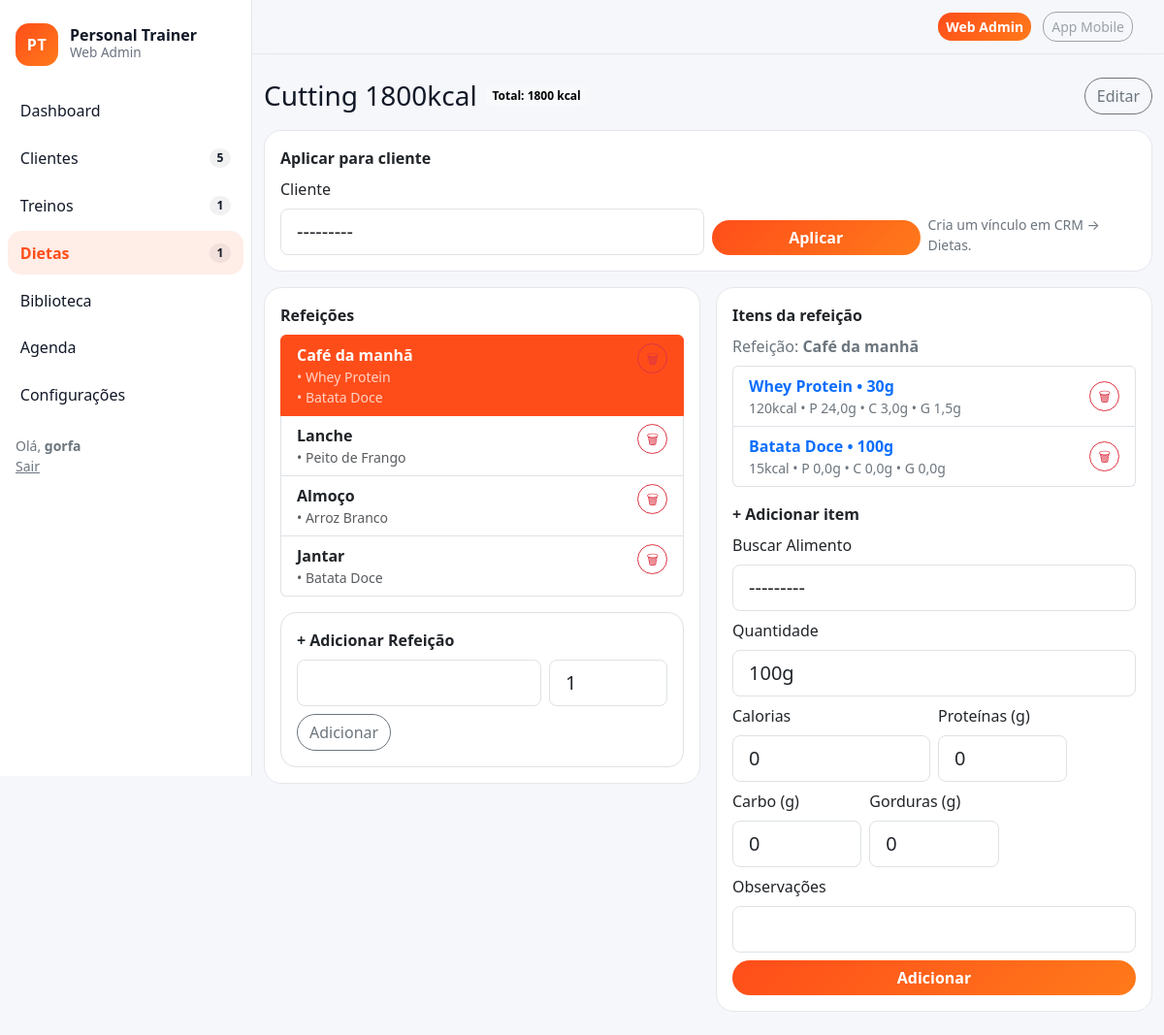
The page /dietas/1/ (signed in) on the database its author committed.
### diets/models.py (models this page shows, shortened)
class DietPlan(models.Model):
    name = models.CharField(max_length=120)
    total_kcal = models.PositiveIntegerField(default=0)
    is_active = models.BooleanField(default=True)

class Meal(models.Model):
    plan = models.ForeignKey(DietPlan, on_delete=models.CASCADE, related_name="meals")
    name = models.CharField(max_length=80)  # Café da manhã, Almoço, etc.
    order = models.PositiveIntegerField(default=1)
    class Meta:
        ordering = ["order"]

class MealItem(models.Model):
    meal = models.ForeignKey(Meal, on_delete=models.CASCADE, related_name="items")
    food = models.ForeignKey(Food, on_delete=models.PROTECT)
    quantity_label = models.CharField(max_length=40, default="100g")
    kcal = models.PositiveIntegerField(default=0)
    protein_g = models.DecimalField(max_digits=5, decimal_places=1, default=0)
    carbs_g = models.DecimalField(max_digits=5, decimal_places=1, default=0)
    fats_g = models.DecimalField(max_digits=5, decimal_places=1, default=0)
    notes = models.CharField(max_length=240, blank=True)

### library/models.py (models this page shows)
class Food(models.Model):
    name = models.CharField(max_length=160)
    portion_label = models.CharField(max_length=40, default="100g")
    kcal = models.PositiveIntegerField(default=0)
    protein_g = models.DecimalField(max_digits=5, decimal_places=1, default=0)
    carbs_g = models.DecimalField(max_digits=5, decimal_places=1, default=0)
    fats_g = models.DecimalField(max_digits=5, decimal_places=1, default=0)
    def __str__(self) -> str:
        return f"{self.name} ({self.portion_label})"

### diets/views.py (the view)
# urls.py: path("<int:pk>/", views.DietPlanDetailView.as_view(), name="diet_detail"),
class DietPlanDetailView(LoginRequiredMixin, DetailView):
    model = DietPlan
    template_name = "diets/diet_detail.html"
    context_object_name = "plan"
    def get_context_data(self, **kwargs):
        ctx = super().get_context_data(**kwargs)
        meals = self.object.meals.prefetch_related("items__food").all()
        ctx["meals"] = meals
        meal_id = self.request.GET.get("meal")
        ctx["selected_meal"] = None
        if meal_id:
            ctx["selected_meal"] = get_object_or_404(Meal, pk=meal_id, plan=self.object)
        elif meals:
            ctx["selected_meal"] = meals[0]
        ctx["selected_item"] = None
        item_id = self.request.GET.get("item")
        if item_id and ctx["selected_meal"]:
            ctx["selected_item"] = get_object_or_404(MealItem, pk=item_id, meal=ctx["selected_meal"])
        ctx["meal_form"] = MealForm()
        ctx["item_form"] = MealItemForm(instance=ctx["selected_item"]) if ctx["selected_item"] else MealItemForm()
        ctx["apply_form"] = ApplyDietToClientForm()
        ctx["clients"] = Client.objects.order_by("full_name")
        return ctx

### diets/forms.py
class MealForm(forms.ModelForm):
    class Meta:
        model = Meal
        fields = ["name","order"]

class MealItemForm(forms.ModelForm):
    class Meta:
        model = MealItem
        fields = ["food","quantity_label","kcal","protein_g","carbs_g","fats_g","notes"]

### core/context_processors.py (called while the page is built)
def nav_counts(request):
    try:
        return {
            "nav_clients_count": Client.objects.filter(status=Client.Status.ACTIVE).count(),
            "nav_workouts_today": WorkoutPlan.objects.filter(is_active=True).count(),
            "nav_diets_active": DietPlan.objects.filter(is_active=True).count(),
            "nav_alerts_count": Alert.objects.filter(is_open=True).count(),
        }
    except Exception:
        return {"nav_clients_count": 0, "nav_workouts_today": 0, "nav_diets_active": 0, "nav_alerts_count": 0}

### crm/models.py (called while the page is built)
    def __str__(self) -> str:
        return self.full_name

### diets/templates/diets/diet_detail.html (shortened to what this page needs)
{% extends "base.html" %}
{% block content %}
<div class="d-flex align-items-center justify-content-between mb-3">
  <div class="d-flex align-items-center gap-2">
    <h1 class="h3 mb-0">{{ plan.name }}</h1>
    <span class="badge text-bg-light">Total: {{ plan.total_kcal }} kcal</span>
  </div>
  <div class="d-flex gap-2">
    <a class="btn btn-outline-secondary btn-pill" href="{% url 'diets:diet_update' plan.pk %}">Editar</a>
  </div>
</div>
<div class="card mb-3">
  <div class="card-body">
    <div class="fw-bold mb-2">Aplicar para cliente</div>
    <form method="post" action="{% url 'diets:apply_to_client' plan.pk %}" class="row g-2 align-items-end">
      <div class="col-12 col-md-6">
        <label class="form-label">Cliente</label>
        {{ apply_form.client }}
      </div>
      <div class="col-12 col-md-3">
        <button class="btn btn-brand btn-pill w-100" type="submit">Aplicar</button>
      </div>
      <div class="col-12 col-md-3 text-secondary small">Cria um vínculo em CRM → Dietas.</div>
    </form>
  </div>
</div>
<div class="row g-3">
  <div class="col-12 col-lg-6">
    <div class="card">
      <div class="card-body">
        <div class="fw-bold mb-2">Refeições</div>
        <div class="list-group mb-3">
          {% for m in meals %}
            <div class="list-group-item d-flex align-items-start justify-content-between gap-2 {% if selected_meal and m.pk == selected_meal.pk %}active{% endif %}">
              <a class="text-decoration-none flex-grow-1 {% if selected_meal and m.pk == selected_meal.pk %}text-white{% else %}text-dark{% endif %}"
                 href="{% url 'diets:diet_detail' plan.pk %}?meal={{ m.pk }}">
                <div class="fw-bold">{{ m.name }}</div>
                <div class="small opacity-75">
                  {% for it in m.items.all %}
                    • {{ it.food.name }}{% if not forloop.last %}<br>{% endif %}
                  {% empty %}
                    <span class="text-secondary">Sem itens</span>
                  {% endfor %}
                </div>
              </a>
              <form method="post" action="{% url 'diets:meal_delete' plan.pk m.pk %}" onsubmit="return confirm('Remover esta refeição?');">
                <button class="btn btn-outline-danger btn-sm btn-pill" type="submit">🗑</button>
              </form>
            </div>
          {% empty %}
            <div class="text-secondary">Nenhuma refeição cadastrada.</div>
          {% endfor %}
        </div>
        <form method="post" action="{% url 'diets:add_meal' plan.pk %}" class="border rounded-4 p-3">
          <div class="fw-bold mb-2">+ Adicionar Refeição</div>
          <div class="row g-2">
            <div class="col-8">
              {{ meal_form.name }}
            </div>
            <div class="col-4">
              {{ meal_form.order }}
            </div>
            <div class="col-12">
              <button class="btn btn-outline-secondary btn-pill" type="submit">Adicionar</button>
            </div>
          </div>
        </form>
      </div>
    </div>
  </div>
  <div class="col-12 col-lg-6">
    <div class="card">
      <div class="card-body">
        <div class="fw-bold mb-2">Itens da refeição</div>
        {% if selected_meal %}
          <div class="text-secondary mb-2">Refeição: <strong>{{ selected_meal.name }}</strong></div>
          <div class="list-group mb-3">
            {% for it in selected_meal.items.all %}
              <div class="list-group-item d-flex align-items-center justify-content-between gap-2">
                <a class="text-decoration-none flex-grow-1" href="{% url 'diets:diet_detail' plan.pk %}?meal={{ selected_meal.pk }}&item={{ it.pk }}">
                  <div class="fw-bold">{{ it.food.name }} • {{ it.quantity_label }}</div>
                  <div class="text-secondary small">{{ it.kcal }}kcal • P {{ it.protein_g }}g • C {{ it.carbs_g }}g • G {{ it.fats_g }}g</div>
                </a>
                <form method="post" action="{% url 'diets:item_delete' plan.pk it.pk %}" onsubmit="return confirm('Remover este item?');">
                  <button class="btn btn-outline-danger btn-sm btn-pill" type="submit">🗑</button>
                </form>
              </div>
            {% empty %}
              <div class="text-secondary">Sem itens ainda.</div>
            {% endfor %}
          </div>
          <div class="fw-bold mb-2">{% if selected_item %}Editar item{% else %}+ Adicionar item{% endif %}</div>
          <form method="post" action="{% if selected_item %}{% url 'diets:item_update' plan.pk selected_item.pk %}{% else %}{% url 'diets:add_food' plan.pk %}{% endif %}">
            <div class="mb-2">
              <label class="form-label">Buscar Alimento</label>
              {{ item_form.food }}
            </div>
            <div class="mb-2">
              <label class="form-label">Quantidade</label>
              {{ item_form.quantity_label }}
            </div>
            <div class="row g-2">
              <div class="col-12 col-md-6">
                <label class="form-label">Calorias</label>
                {{ item_form.kcal }}
              </div>
              <div class="col-4">
                <label class="form-label">Proteínas (g)</label>
                {{ item_form.protein_g }}
              </div>
              <div class="col-4">
                <label class="form-label">Carbo (g)</label>
                {{ item_form.carbs_g }}
              </div>
              <div class="col-4">
                <label class="form-label">Gorduras (g)</label>
                {{ item_form.fats_g }}
              </div>
              <div class="col-12">
                <label class="form-label">Observações</label>
                {{ item_form.notes }}
              </div>
              <div class="col-12 d-flex gap-2">
                <button class="btn btn-brand btn-pill w-100" type="submit">{% if selected_item %}Salvar{% else %}Adicionar{% endif %}</button>
              </div>
            </div>
          </form>
        {% else %}
          <div class="text-secondary">Crie uma refeição para começar.</div>
        {% endif %}
      </div>
    </div>
  </div>
</div>
{% endblock %}

### templates/base.html (shortened to what this page needs)
{% load static %}
<!doctype html>
<html lang="pt-br">
<head>
  <link href="https://cdn.jsdelivr.net/npm/bootstrap@5.3.3/dist/css/bootstrap.min.css" rel="stylesheet">
  <link href="{% static 'css/theme.css' %}" rel="stylesheet">
</head>
<body class="app-body">
  <div class="app-shell">
    <aside class="app-sidebar">
      <div class="px-3 py-4">
        <div class="brand">
          <div class="brand-mark">PT</div>
          <div class="brand-name">
            <div class="brand-title">Personal Trainer</div>
            <div class="brand-sub">Web Admin</div>
          </div>
        </div>
      </div>
      <nav class="nav flex-column px-2">
        <a class="nav-link {% if request.resolver_match.url_name == 'dashboard' %}active{% endif %}"
           href="{% url 'dashboard' %}">
          <span>Dashboard</span>
        </a>
        <a class="nav-link {% if request.path|slice:':5' == '/crm/' %}active{% endif %}"
           href="{% url 'crm:client_list' %}">
          <span>Clientes</span>
          <span class="badge badge-metric">{{ nav_clients_count }}</span>
        </a>
        <a class="nav-link {% if request.path|slice:':9' == '/treinos/' %}active{% endif %}"
           href="{% url 'workouts:workout_list' %}">
          <span>Treinos</span>
          <span class="badge badge-metric">{{ nav_workouts_today }}</span>
        </a>
        <a class="nav-link {% if request.path|slice:':8' == '/dietas/' %}active{% endif %}"
           href="{% url 'diets:diet_list' %}">
          <span>Dietas</span>
          <span class="badge badge-metric">{{ nav_diets_active }}</span>
        </a>
        <a class="nav-link {% if request.path|slice:':12' == '/biblioteca/' %}active{% endif %}"
           href="{% url 'library:exercises' %}">
          <span>Biblioteca</span>
        </a>
        <a class="nav-link {% if request.path|slice:':10' == '/agenda/' %}active{% endif %}"
           href="{% url 'agenda:calendar' %}">
          <span>Agenda</span>
        </a>
        <a class="nav-link {% if request.path|slice:':10' == '/anamnese/' %}active{% endif %}"
           href="{% url 'anamnesis:builder' %}">
          <span>Configurações</span>
        </a>
        <div class="mt-3 px-2 small text-secondary">
          {% if request.user.is_authenticated %}
            Olá, <strong>{{ request.user.get_short_name|default:request.user.username }}</strong><br>
            <a class="link-secondary" href="{% url 'logout' %}">Sair</a>
          {% else %}
            <a class="link-secondary" href="{% url 'login' %}">Entrar</a>
          {% endif %}
        </div>
      </nav>
    </aside>
    <main class="app-main">
      <header class="app-topbar">
        <div class="container-fluid d-flex align-items-center justify-content-end">
          <div class="topbar-switch ms-auto">
            <a class="btn btn-brand btn-sm me-2" href="/admin/">Web Admin</a>
            <span class="btn btn-outline-secondary btn-sm disabled" aria-disabled="true">App Mobile</span>
          </div>
        </div>
      </header>
      <section class="app-content container-fluid py-4">
        {% block content %}{% endblock %}
      </section>
    </main>
  </div>
</body>
</html>

### static/css/theme.css (style rules this page uses)
:root { --brand:#ff4d1a; --brand-2:#ff7a1a; --brand-soft: rgba(255,77,26,.10); --danger:#ff2d55; --bg:#f6f7fb; --text:#111827; --muted:#6b7280; --card:#ffffff; --border:#e5e7eb; --radius:18px; }
* { box-sizing:border-box }
body { font-family: ui-sans-serif, system-ui, -apple-system, Segoe UI, Roboto, Arial, "Apple Color Emoji","Segoe UI Emoji"; }
.app-body { background:var(--bg); color:var(--text); }
.app-shell { display:flex; min-height:100vh; }
.app-sidebar { width:260px; background:#fff; border-right:1px solid var(--border); position:sticky; top:0; height:100vh; }
.brand { display:flex; align-items:center; gap:12px; }
.brand-mark { width:44px; height:44px; border-radius:14px; background:linear-gradient(135deg,var(--brand),var(--brand-2)); color:#fff; display:flex; align-items:center; justify-content:center; font-weight:900; letter-spacing:.5px; }
.brand-title { font-weight:800; line-height:1; }
.brand-sub { color:var(--muted); font-size:.85rem; }
.app-sidebar .nav-link { display:flex; align-items:center; justify-content:space-between; border-radius:14px; padding:.65rem .8rem; color:#111827; margin-bottom:.25rem; }
.app-sidebar .nav-link.active { background:var(--brand-soft); color:var(--brand); font-weight:700; }
.badge-metric { background:rgba(17,24,39,.06); color:#111827; font-weight:700; border-radius:999px; }
.app-main { flex:1; min-width:0; }
.app-topbar { position:sticky; top:0; z-index:10; background:rgba(246,247,251,.9); backdrop-filter: blur(8px); border-bottom:1px solid var(--border); padding:.75rem 0; }
.btn-brand { background:linear-gradient(135deg,var(--brand),var(--brand-2)); border:0; color:#fff; font-weight:800; border-radius:14px; }
.btn-outline-secondary { border-radius:14px; }
.app-content { padding-bottom:40px; }
.card { border:1px solid var(--border); border-radius:var(--radius); }
.btn-pill { border-radius:999px; }
.app-topbar { padding: 12px 20px; }
.topbar-switch { margin-left: auto; }

### rows shown on the page
DietPlan: name "Cutting 1800kcal", total_kcal "1800"
Meal: name "Café da manhã"
MealItem: food.name "Whey Protein", quantity_label "30g", kcal "120", protein_g "24,0", carbs_g "3,0", fats_g "1,5"
MealItem: food.name "Batata Doce", quantity_label "100g", kcal "15", protein_g "0,0", carbs_g "0,0", fats_g "0,0"
Meal: name "Lanche"
MealItem: food.name "Peito de Frango"
Meal: name "Almoço"
MealItem: food.name "Arroz Branco"
Meal: name "Jantar"
MealItem: food.name "Batata Doce"

### other values the page prints
{{ nav_clients_count }} "5"
{{ nav_workouts_today }} "1"
{{ nav_diets_active }} "1"
{{ request.user.get_short_name|default:request.user.username }} "gorfa"
